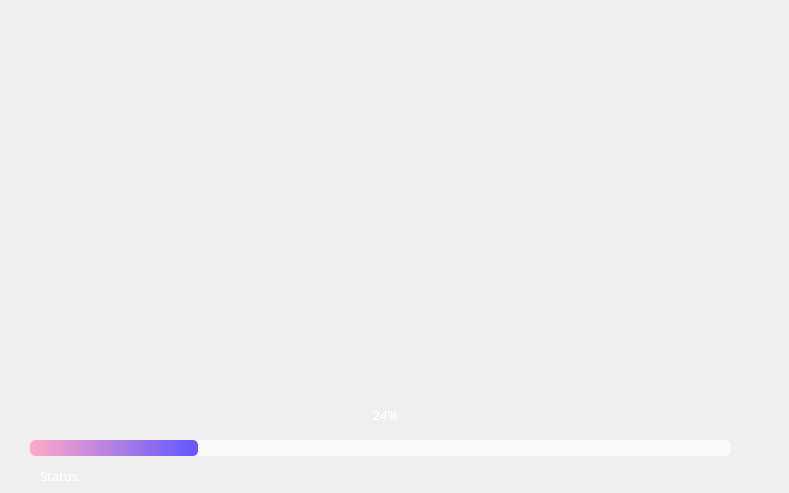
<?xml version="1.0" encoding="UTF-8"?>
<ui version="4.0">
 <class>MainWindow</class>
 <widget class="QMainWindow" name="MainWindow">
  <property name="geometry">
   <rect>
    <x>0</x>
    <y>0</y>
    <width>789</width>
    <height>493</height>
   </rect>
  </property>
  <property name="minimumSize">
   <size>
    <width>789</width>
    <height>493</height>
   </size>
  </property>
  <property name="maximumSize">
   <size>
    <width>789</width>
    <height>493</height>
   </size>
  </property>
  <property name="windowTitle">
   <string>MainWindow</string>
  </property>
  <widget class="QWidget" name="centralwidget">
   <widget class="QLabel" name="percentage">
    <property name="geometry">
     <rect>
      <x>50</x>
      <y>396</y>
      <width>671</width>
      <height>38</height>
     </rect>
    </property>
    <property name="font">
     <font>
      <family>Yu Gothic Medium</family>
      <pointsize>10</pointsize>
     </font>
    </property>
    <property name="styleSheet">
     <string notr="true">color: rgb(255, 255, 255);</string>
    </property>
    <property name="text">
     <string>24%</string>
    </property>
    <property name="alignment">
     <set>Qt::AlignCenter</set>
    </property>
   </widget>
   <widget class="QProgressBar" name="progressBar">
    <property name="geometry">
     <rect>
      <x>30</x>
      <y>440</y>
      <width>701</width>
      <height>16</height>
     </rect>
    </property>
    <property name="styleSheet">
     <string notr="true">QProgressBar{
	background-color: rgba(255, 255, 255, 180);
	border-style: none;
	border-radius: 5px;
	color: transparent;

	text-align: center;
}

QProgressBar::chunk{
	border-radius: 5px;
	background-color: qlineargradient(spread:pad, x1:0, y1:0, x2:1, y2:0, stop:0 rgba(254, 170, 199, 255), stop:0.995763 rgba(100, 85, 255, 255));
}
</string>
    </property>
    <property name="value">
     <number>24</number>
    </property>
   </widget>
   <widget class="QLabel" name="label">
    <property name="geometry">
     <rect>
      <x>0</x>
      <y>-10</y>
      <width>791</width>
      <height>511</height>
     </rect>
    </property>
    <property name="styleSheet">
     <string notr="true">image: url(:/newPrefix/IMG-20240908-WA0026.jpg);</string>
    </property>
    <property name="text">
     <string/>
    </property>
   </widget>
   <widget class="QLabel" name="status">
    <property name="geometry">
     <rect>
      <x>40</x>
      <y>450</y>
      <width>277</width>
      <height>52</height>
     </rect>
    </property>
    <property name="font">
     <font>
      <family>Yu Gothic Medium</family>
      <pointsize>10</pointsize>
     </font>
    </property>
    <property name="styleSheet">
     <string notr="true">color: rgb(255, 255, 255);</string>
    </property>
    <property name="text">
     <string>Status:</string>
    </property>
   </widget>
   <widget class="QLabel" name="label_2">
    <property name="geometry">
     <rect>
      <x>220</x>
      <y>20</y>
      <width>361</width>
      <height>241</height>
     </rect>
    </property>
    <property name="styleSheet">
     <string notr="true">image: url(:/newPrefix/Farmacia Kaya.png);</string>
    </property>
    <property name="text">
     <string/>
    </property>
   </widget>
   <zorder>label</zorder>
   <zorder>percentage</zorder>
   <zorder>progressBar</zorder>
   <zorder>status</zorder>
   <zorder>label_2</zorder>
  </widget>
 </widget>
 <resources>
  <include location="Source.qrc.txt"/>
  <include location="kaya.qrc.txt"/>
 </resources>
 <connections/>
</ui>
